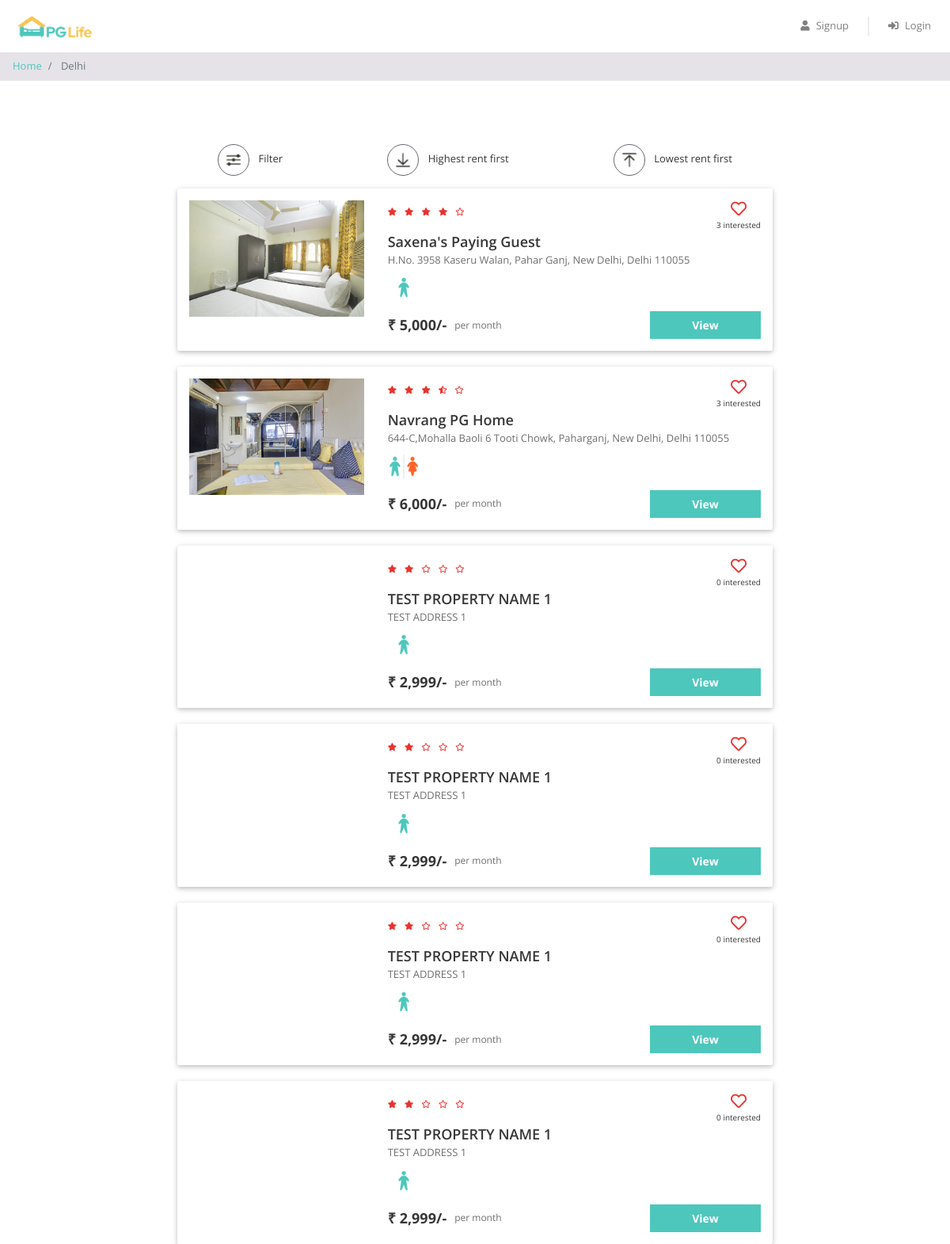
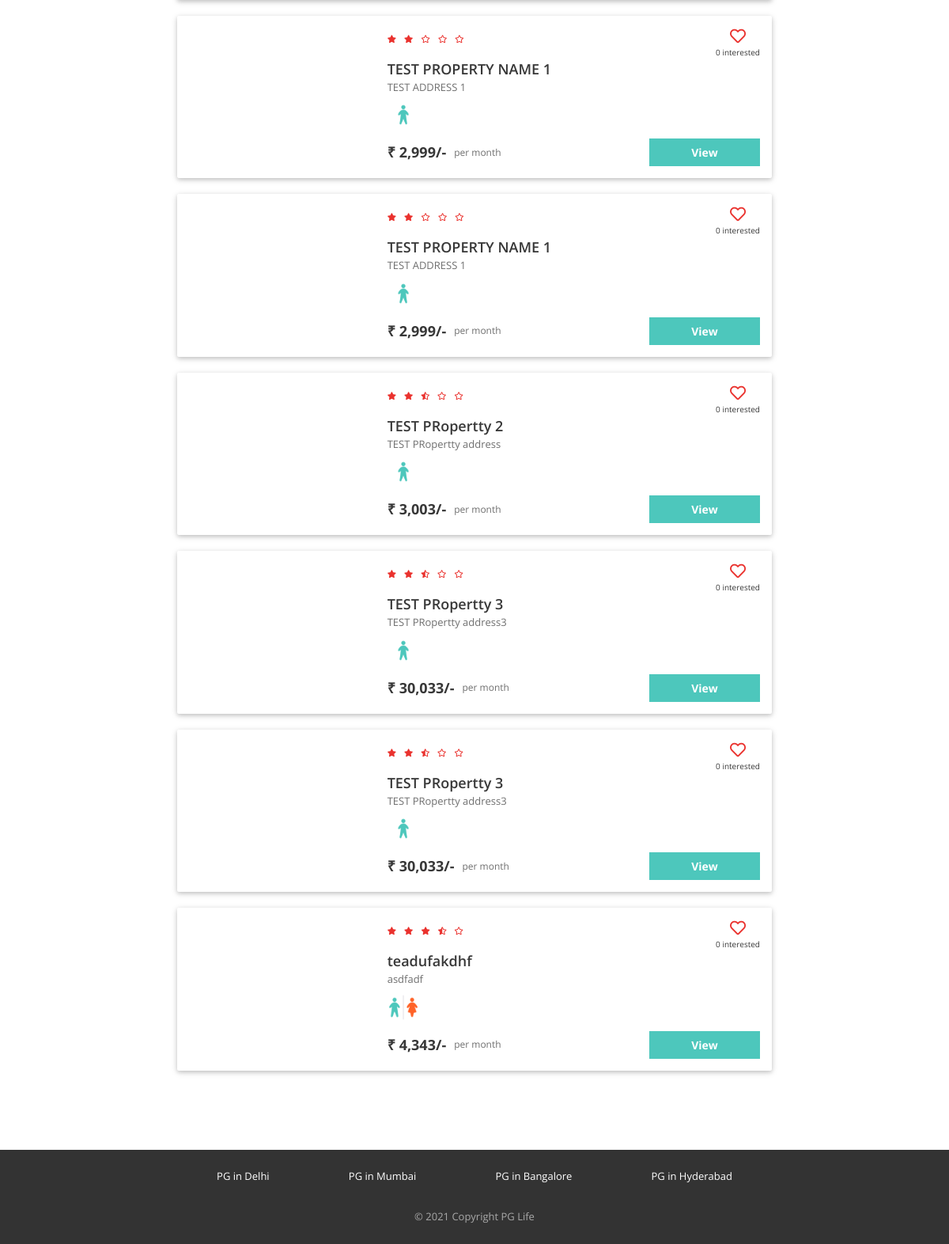
Screenshot of /property_list_without_react.php?city=Delhi with the database file from the repository (2 pictures, top to bottom).
### tables this page shows
CREATE TABLE `properties` (
  `id` int(11) NOT NULL,
  `city_id` int(11) NOT NULL,
  `name` varchar(100) NOT NULL,
  `address` varchar(255) NOT NULL,
  `description` longtext NOT NULL,
  `gender` enum('male','female','unisex') NOT NULL,
  `rent` int(11) NOT NULL,
  `rating_clean` float(2,1) NOT NULL,
  `rating_food` float(2,1) NOT NULL,
  `rating_safety` float(2,1) NOT NULL
);

### property_list_without_react.php (the view, shortened to what this page needs)
<?php
require "includes/database_connect.php";
$city_name = $_GET["city"];
$sql_1 = "SELECT * FROM cities WHERE name = '$city_name'";
$result_1 =  mysqli_query($db, $sql_1);
$city = mysqli_fetch_assoc($result_1);
$city_id = $city['id'];
$sql_2 = "SELECT * FROM properties WHERE city_id = $city_id";
$result_2 =  mysqli_query($db, $sql_2);
$properties = mysqli_fetch_all($result_2, MYSQLI_ASSOC);
$sql_3 = "SELECT *
            FROM interested_users_properties iup
            INNER JOIN properties p ON iup.property_id = p.id
            WHERE p.city_id = $city_id";
$result_3 =  mysqli_query($db, $sql_3);
$interested_users_properties = mysqli_fetch_all($result_3, MYSQLI_ASSOC);
?>
<!DOCTYPE html>
<html lang="en">
<head>
    <?php
    include "includes/head_links.php";
    ?>
    <link href="css/property_list.css" rel="stylesheet" />
</head>
<body>
    <?php
    include "includes/header.php";
    ?>
    <nav aria-label="breadcrumb">
        <ol class="breadcrumb py-2">
            <li class="breadcrumb-item">
                <a href="index.php">Home</a>
            </li>
            <li class="breadcrumb-item active" aria-current="page">
                <?php echo $city_name; ?>
            </li>
        </ol>
    </nav>
    <div class="page-container">
        <div class="filter-bar row justify-content-around">
            <div class="col-auto" data-toggle="modal" data-target="#filter-modal">
                <img src="img/filter.png" alt="filter" />
                <span>Filter</span>
            </div>
            <div class="col-auto">
                <img src="img/desc.png" alt="sort-desc" />
                <span>Highest rent first</span>
            </div>
            <div class="col-auto">
                <img src="img/asc.png" alt="sort-asc" />
                <span>Lowest rent first</span>
            </div>
        </div>
        <?php
        foreach ($properties as $property) {
            $property_images = glob("img/properties/" . $property['id'] . "/*");
        ?>
            <div class="property-card property-id-<?= $property['id'] ?> row">
                <div class="image-container col-md-4">
                    <img src="<?= $property_images[0] ?>" />
                </div>
                <div class="content-container col-md-8">
                    <div class="row no-gutters justify-content-between">
                        <?php
                        $total_rating = ($property['rating_clean'] + $property['rating_food'] + $property['rating_safety']) / 3;
                        $total_rating = round($total_rating, 1);
                        ?>
                        <div class="star-container" title="<?= $total_rating ?>">
                            <?php
                            $rating = $total_rating;
                            for ($i = 0; $i < 5; $i++) {
                                if ($rating >= $i + 0.8) {
                            ?>
                                    <i class="fas fa-star"></i>
                                <?php
                                } elseif ($rating >= $i + 0.3) {
                                ?>
                                    <i class="fas fa-star-half-alt"></i>
                                <?php
                                } else {
                                ?>
                                    <i class="far fa-star"></i>
                            <?php
                                }
                            }
                            ?>
                        </div>
                        <div class="interested-container">
                            <?php
                            $interested_users_count = 0;
                            $is_interested = false;
                            foreach ($interested_users_properties as $interested_user_property) {
                                if ($interested_user_property['property_id'] == $property['id']) {
                                    $interested_users_count++;
                                }
                            }
                            if ($is_interested) {
                            ?>
                                <i class="is-interested-image fas fa-heart" property_id="<?= $property['id'] ?>"></i>
                            <?php
                            } else {
                            ?>
                                <i class="is-interested-image far fa-heart" property_id="<?= $property['id'] ?>"></i>
                            <?php
                            }
                            ?>
                            <div class="interested-text">
                                <span class="interested-user-count"><?= $interested_users_count ?></span> interested
                            </div>
                        </div>
                    </div>
                    <div class="detail-container">
                        <div class="property-name"><?= $property['name'] ?></div>
                        <div class="property-address"><?= $property['address'] ?></div>
                        <div class="property-gender">
                            <?php
                            if ($property['gender'] == "male") {
                            ?>
                                <img src="img/male.png" />
                            <?php
                            } elseif ($property['gender'] == "female") {
                            ?>
                                <img src="img/female.png" />
                            <?php
                            } else {
                            ?>
                                <img src="img/unisex.png" />
                            <?php
                            }
                            ?>
                        </div>
                    </div>
                    <div class="row no-gutters">
                        <div class="rent-container col-6">
                            <div class="rent">₹ <?= number_format($property['rent']) ?>/-</div>
                            <div class="rent-unit">per month</div>
                        </div>
                        <div class="button-container col-6">
                            <a href="property_detail.php?property_id=<?= $property['id'] ?>" class="btn btn-primary">View</a>
                        </div>
                    </div>
                </div>
            </div>
        <?php
        }
        ?>
    </div>
    <?php
    include "includes/footer.php";
    ?>
</body>
</html>

### css/common.css (style rules this page uses)
* { box-sizing: border-box; font-family: 'Open Sans', sans-serif; }
body { color: #373737; font-size: 16px; position: relative; }
.btn-primary, .btn-warning, .btn-danger { color: white; font-weight: bold; }
.breadcrumb { background-color: #e5e3e8; font-size: 13px; border-radius: 0px; margin-bottom: 0px; }
.page-container { max-width: 800px; padding: 80px 24px; margin: auto; }

### css/property_list.css (style rules this page uses)
.filter-bar > div { cursor: pointer; font-size: 13px; text-align: center; margin-bottom: 16px; }
.filter-bar img { width: 40px; height: 40px; border-radius: 40px; border: 1px solid #646870; padding: 6px; margin-right: 8px; }
.property-card { background-color: #ffffff; border-radius: 2px; padding: 15px 0px; margin: 0px auto 20px; box-shadow: 0 2px 5px 0 rgba(0, 0, 0, 0.16), 0 2px 10px 0 rgba(0, 0, 0, 0.12); }
.image-container { text-align: center; }
.image-container img { width: 100%; max-width: 300px; }
.star-container i { color: #EA322E; font-size: 10px; margin-right: 6px; }
.interested-container { text-align: center; }
.interested-container i { color: #EA322E; font-size: 20px; cursor: pointer; }
.interested-text { font-size: 10px; }
.detail-container { padding-bottom: 10px; }
.property-name { font-size: 18px; font-weight: 600; }
.property-address { color: #6f6f6f; font-size: 13px; padding-bottom: 5px; }
.property-gender img { width: 40px; }
.rent-container { display: flex; align-items: center; }
.rent { font-size: 18px; font-weight: bold; padding-right: 10px; }
.rent-unit { color: #6f6f6f; font-size: 12px; }
.button-container .btn { font-size: 14px; border-radius: 0px; width: 140px; float: right; }

### rows the page displays
properties: shows a picture, interested_users_count "3", name "Saxena's Paying Guest", address "H.No. 3958 Kaseru Walan, Pahar Ganj, New Delhi, Delhi 110055", rent "5,000"
properties: shows a picture, interested_users_count "3", name "Navrang PG Home", address "644-C,Mohalla Baoli 6 Tooti Chowk, Paharganj, New Delhi, Delhi 110055", rent "6,000"
properties: rating_food 2 (drawn), interested_users_count "0", name "TEST PROPERTY NAME 1", address "TEST ADDRESS 1", rent "2,999"
properties: rating_food 2 (drawn), interested_users_count "0", name "TEST PROPERTY NAME 1", address "TEST ADDRESS 1", rent "2,999"
properties: rating_food 2 (drawn), interested_users_count "0", name "TEST PROPERTY NAME 1", address "TEST ADDRESS 1", rent "2,999"
properties: rating_food 2 (drawn), interested_users_count "0", name "TEST PROPERTY NAME 1", address "TEST ADDRESS 1", rent "2,999"
properties: rating_food 2 (drawn), interested_users_count "0", name "TEST PROPERTY NAME 1", address "TEST ADDRESS 1", rent "2,999"
properties: rating_food 2 (drawn), interested_users_count "0", name "TEST PROPERTY NAME 1", address "TEST ADDRESS 1", rent "2,999"
properties: rating_food 2 (drawn), interested_users_count "0", name "TEST PRopertty 2", address "TEST PRopertty address", rent "3,003"
properties: rating_food 2 (drawn), interested_users_count "0", name "TEST PRopertty 3", address "TEST PRopertty address3", rent "30,033"
properties: rating_food 2 (drawn), interested_users_count "0", name "TEST PRopertty 3", address "TEST PRopertty address3", rent "30,033"
properties: interested_users_count "0", name "teadufakdhf", address "asdfadf", rent "4,343"

### other values shown
$city_name "Delhi"
